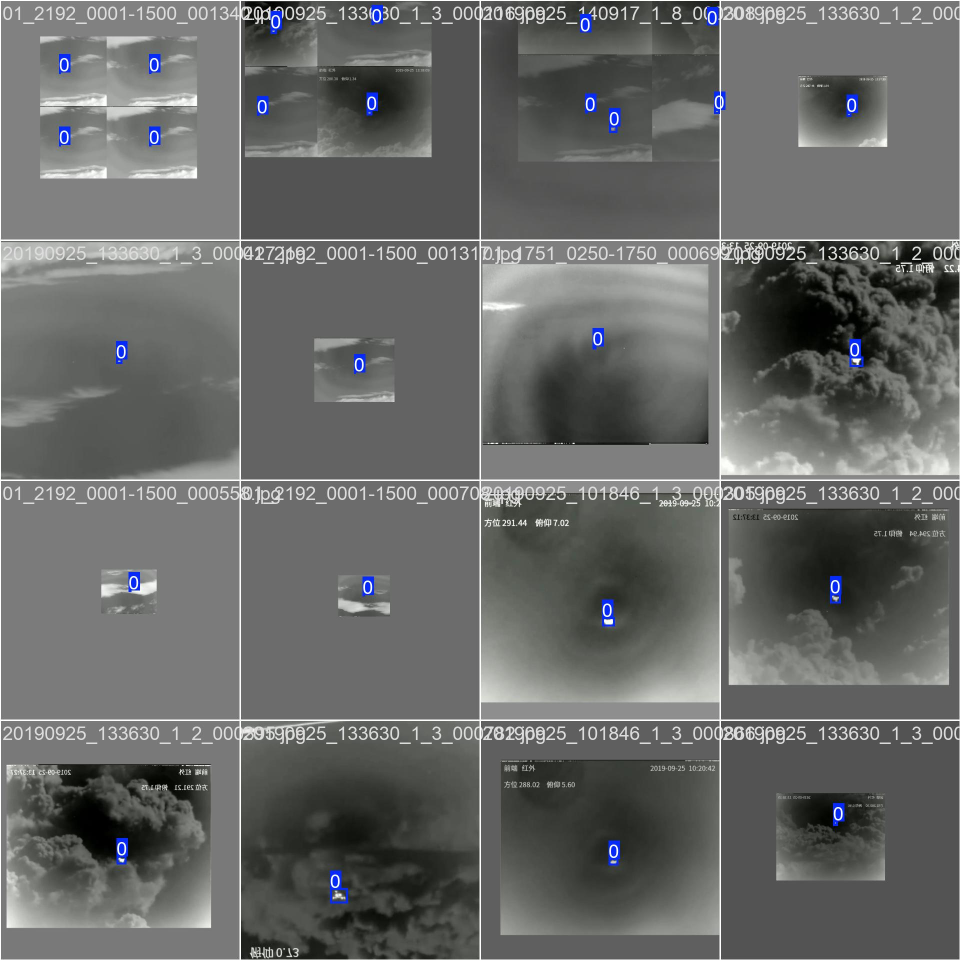
#> input picture small_target_detection/yolov8_small_aircraft/train_batch0.jpg, 1920 x 1920 px, given in place of 10s_24s_short.mp4, which was not available (shown at 1/2 size)
$ python yolov11x+kalman.py   (older library calls are emulated)
#> lines starting #> are read from the running program, lines starting #| are printed output that depends on the picture; pictures that were not available may be replaced by others from this repository, and a replacement may not be noted
#!/usr/bin/env python3
"""

复杂云层背景干扰下的红外小目标时空关联检测与跟踪.
================================================

#需求描述：目前要做一个复杂云背景干扰下检测红外小目标的项目，该项目需要输入mp4格式的灰度图像视频，视频里面有着比较复杂的动态云层背景，
#红外小目标呈现亮白色的圆形，形状紧凑稳定，在云层画面里从右向左运动，而大多数云层形状的边界相对模糊散乱，
#亮暗不均。拟提出一种复杂云层背景干扰下时空关联的红外小目标检测方法，首先在单帧静态目标检测研究方法上，调用yolov11，
#引入无跨步卷积层和P2小目标检测头，解决小目标检测细粒度信息丢失问题，提高小目标检测能力；然后，在动态轨迹预测方法上，引入卡尔曼滤波算法实现红外小目标轨迹预测；
#最后将单帧静态目标检测方法和基于卡尔曼滤波的动态轨迹预测关联，实现当低慢小目标检测信息丢失时，依据置信度判别切换动态轨迹预测方法持续获取目标位置，
#实现同一序列中对目标的帧间信息对齐，完成帧间信息的交互，在时间维度上建立关联。根据以上原理，请采用opencv计算机视觉库和pytorch框架实现算法，输入视频路径、
#输出等全部写到代码内，不要在终端单独输入，代码注释采用中文，详细描述使用了哪些算法，参数是如何设置的，解释越详细越好

本脚本实现一个“单帧静态检测（改进YOLOv11） + 动态轨迹预测（卡尔曼滤波） + 置信度切换”的完整流水线，
用于从右向左运动、亮白色、形状紧凑稳定的红外小目标，在复杂动态云层背景中进行鲁棒检测与持续跟踪。

核心思想概述（与参数说明）
--------------------------
1) **单帧静态检测：改进YOLOv11（P2小目标检测头 + 无跨步卷积层）**
   - 通过在YOLOv11中**增加P2检测头**（接收更高分辨率的特征图）提升细粒度小目标的可分辨性；
   - 在干扰较强的场景中，在主干网络前端**替换/移除跨步(Stride=2)的卷积**，以**无跨步卷积层**（Stride=1 + 膨胀卷积/堆叠）保留更多高频细节，降低小目标信息的早期损失；
   - 推理阶段本脚本直接**加载你训练好的权重**（假设已按上面结构训练得到），无需再给出YAML。
   - 若暂时没有权重，脚本带有**传统小目标增强 + 几何约束**的检测回退方案（见 `classical_detect()`）。

   ★ 推理关键阈值（可调）：
   - `YOLO_CONF_THR`：YOLO置信度阈值（默认 0.20）。
   - `YOLO_IOU_THR` ：YOLO NMS的IoU阈值（默认 0.45）。

2) **动态轨迹预测：恒速模型卡尔曼滤波（CV-2D）**
   - 状态向量 x = [cx, cy, vx, vy]^T（目标中心位置与速度）；
   - 观测为 z = [cx, cy]^T（来自检测框中心）；
   - 采用帧率推导的Δt构造状态转移矩阵F与过程噪声Q，观测噪声R按像素尺度设定；
   - 内置**方向先验**：红外小目标主要“从右向左”运动，若检测到的候选与该先验不符，会进行打分惩罚。

   ★ 关键参数（可按视频帧率/目标速度微调）：
   - `PROC_NOISE_POS` / `PROC_NOISE_VEL`：过程噪声（位置/速度），默认(1.0, 5.0)。
   - `MEAS_NOISE_POS`：观测噪声（像素），默认3.0。

3) **置信度切换与帧间信息对齐**
   - 当单帧检测低于阈值或丢失时，以卡尔曼预测值维持目标位置，**持续输出**，避免轨迹断裂；
   - 设置“允许预测的最大连续帧数”`MAX_COAST`（默认30帧），超出后若仍无检测则判定目标消失；
   - 在检测重新出现且与预测**IoU/门限距离**匹配时，自动与当前轨迹**对齐并纠正**，实现帧间关联。

4) **输入/输出在代码内固定**（不通过命令行传参）：
   - `INPUT_VIDEO`   ：输入mp4灰度视频路径；
   - `OUTPUT_VIDEO`  ：带叠加可视化的输出视频；
   - `OUTPUT_CSV`    ：逐帧输出的轨迹表（帧号、时间戳、状态、置信度等）；
   - `YOLO_WEIGHTS`  ：你的改进YOLOv11训练权重（.pt）。

5) **先验与几何/外观约束**（用于削弱云层伪影）：
   - 小目标**近圆形**：使用**圆度(circularity)**与**紧致度**约束过滤非目标；
   - **小面积**：面积范围限制（随画面尺寸自动计算）；
   - **亮于局部背景**：基于Top-hat/LoG增强的响应掩膜进行一致性校验；
   - **方向先验**：从右向左（vx<0）更可信。

依赖（建议）
------------
- Python ≥ 3.8
- OpenCV ≥ 4.6
- PyTorch ≥ 1.13
- ultralytics（YOLOv11）：用于加载你训练好的改进YOLOv11权重

你可以直接运行本脚本。若运行环境缺ultralytics或权重文件缺失，会自动退化为“传统增强+检测”模式。

【训练结构参考（仅供说明，推理阶段无需）】
-------------------------------------------
# 训练时可使用类似下述YAML思路（示意）：
# - 在stem/early stage避免stride=2，改为stride=1并增加膨胀卷积或堆叠保持感受野；
# - 在head中额外添加P2分支（stride=4对应的高分辨率特征），适合小目标；
# backbone:
#   - Conv(c=..., s=1)  # 无跨步
#   - ...
# head:
#   - Detect(P2, P3, P4, P5)
# 注：具体实现以你的训练代码/框架为准。

"""

import csv
import math
import os
from collections import deque
from dataclasses import dataclass

import cv2
import numpy as np

# ------------------------- 可选：尝试导入YOLOv11x（若失败则回退传统检测） -------------------------
HAVE_ULTRALYTICS = False
try:
    from ultralytics import YOLO  # pip install ultralytics

    HAVE_ULTRALYTICS = True
except Exception as e:
    print("[WARN] 未检测到ultralytics库，YOLOv8推理将被禁用，改用传统检测回退：", e)

# ================================ 用户需按需修改的路径 ================================
# INPUT_VIDEO = "complex-background.mp4"                 # 输入灰度视频路径（mp4）
INPUT_VIDEO = "video/10s_24s_short.mp4"  # 输入灰度视频路径（mp4）
OUTPUT_VIDEO = "runs/complex.mp4"  # 输出可视化视频
OUTPUT_CSV = "runs/complex.csv"  # 输出轨迹CSV
YOLO_WEIGHTS = "otherplan/yolo11x.pt"  # 你的改进YOLOv8权重（已含P2/无跨步）

# 若你的YOLO权重还未就绪，也可以先用传统回退模式跑通流程。

# ================================ 可调参数（检测/跟踪） ================================
YOLO_CONF_THR = 0.15  # YOLO最小置信度
YOLO_IOU_THR = 0.45  # YOLO NMS IoU阈值
YOLO_IMG_SIZE = 640  # YOLO推理分辨率（会自动按需缩放）

# 传统增强与几何约束参数（仅在回退/辅助过滤时使用）
TOPHAT_KSIZE = 6  # 顶帽（强调亮小点），奇数
LOG_GAUSS_SIGMA = 1.2  # LoG中的高斯sigma
BINARY_PRC = 98  # 二值化的分位阈值（0-100），越高越严格
MIN_AREA_RATIO = 1e-6  # 最小面积（相对帧面积）
MAX_AREA_RATIO = 2e-4  # 最大面积（相对帧面积）
MIN_CIRCULARITY = 0.55  # 圆度阈值（4πA/P^2），越接近1越圆
ASPECT_TOL = 0.6  # 宽高比容忍（min(w,h)/max(w,h) ≥ 该值）

# 卡尔曼与切换参数
MAX_COAST = 30  # 允许纯预测的最大连续帧数（避免长期漂移）
PROC_NOISE_POS = 1.0  # 过程噪声-位置（像素）
PROC_NOISE_VEL = 5.0  # 过程噪声-速度（像素/帧）
MEAS_NOISE_POS = 3.0  # 观测噪声-位置（像素）
GATE_DIST_PX = 50.0  # 观测-预测的门控距离（像素）
DIR_PRIOR_GAIN = 0.6  # 方向先验增益（从右向左更优，分数×>1；反向则×<1）

# 可视化参数
TRACE_LEN = 100  # 轨迹可视长度
FONT = cv2.FONT_HERSHEY_SIMPLEX

# --------------------------------- 工具函数 ---------------------------------


def ensure_dir(path: str):
    os.makedirs(os.path.dirname(path), exist_ok=True)


def normalize(img: np.ndarray) -> np.ndarray:
    """把图像线性归一到[0,255]的uint8。."""
    img = img.astype(np.float32)
    mn, mx = float(img.min()), float(img.max())
    if mx - mn < 1e-6:
        return np.zeros_like(img, dtype=np.uint8)
    out = (img - mn) / (mx - mn) * 255.0
    return out.clip(0, 255).astype(np.uint8)


def enhance_small_targets(gray: np.ndarray) -> np.ndarray:
    """小目标增强：Top-hat + LoG + 局部对比，返回增强图（uint8）。."""
    # Top-hat：突出亮小结构
    k = cv2.getStructuringElement(cv2.MORPH_ELLIPSE, (TOPHAT_KSIZE, TOPHAT_KSIZE))
    toph = cv2.morphologyEx(gray, cv2.MORPH_TOPHAT, k)

    # LoG：高斯平滑后取拉普拉斯，突出局部极值
    blur = cv2.GaussianBlur(gray, (0, 0), LOG_GAUSS_SIGMA)
    log_ = cv2.Laplacian(blur, cv2.CV_32F, ksize=3)
    log_pos = np.maximum(log_, 0.0)

    # 局部对比：原图 - 大尺度模糊（类似白顶帽）
    bg = cv2.GaussianBlur(gray, (0, 0), 5.0)
    local_contrast = cv2.subtract(gray, bg)

    score = 0.5 * normalize(toph) + 0.3 * normalize(log_pos) + 0.2 * normalize(local_contrast)
    return normalize(score)


def classical_detect(gray: np.ndarray, frame_shape) -> list:
    """传统回退检测：返回候选框列表[(x1,y1,x2,y2,score), ...]。 仅在无YOLO或权重缺失时启用，或作为YOLO输出的几何一致性过滤参考。."""
    H, W = frame_shape[:2]
    enh = enhance_small_targets(gray)
    # 高分像素阈值
    thr_val = np.percentile(enh, BINARY_PRC)
    _, bin_ = cv2.threshold(enh, thr_val, 255, cv2.THRESH_BINARY)

    # 连通域/轮廓
    cnts, _ = cv2.findContours(bin_, cv2.RETR_EXTERNAL, cv2.CHAIN_APPROX_SIMPLE)

    areas = []
    boxes = []
    min_area = int(MIN_AREA_RATIO * W * H)
    max_area = int(MAX_AREA_RATIO * W * H)

    for c in cnts:
        area = cv2.contourArea(c)
        if area < max(1, min_area) or area > max_area:
            continue
        x, y, w, h = cv2.boundingRect(c)
        perim = cv2.arcLength(c, True)
        circularity = 0.0 if perim <= 1e-3 else 4.0 * math.pi * area / (perim * perim)
        if circularity < MIN_CIRCULARITY:
            continue
        aspect = min(w, h) / max(w, h)
        if aspect < ASPECT_TOL:
            continue
        # 以增强图的均值作为得分
        patch = enh[y : y + h, x : x + w]
        score = float(patch.mean())
        boxes.append((x, y, x + w, y + h, score))
        areas.append(area)

    # 根据得分排序
    boxes.sort(key=lambda b: b[4], reverse=True)
    return boxes


@dataclass
class Detection:
    x1: int
    y1: int
    x2: int
    y2: int
    conf: float
    source: str  # 'yolo' or 'classical'

    @property
    def cx(self):
        return 0.5 * (self.x1 + self.x2)

    @property
    def cy(self):
        return 0.5 * (self.y1 + self.y2)

    @property
    def area(self):
        return max(0, (self.x2 - self.x1)) * max(0, (self.y2 - self.y1))


class KalmanCV2D:
    """2D恒速模型卡尔曼滤波器：x=[cx, cy, vx, vy]^T."""

    def __init__(self, dt: float, proc_pos=PROC_NOISE_POS, proc_vel=PROC_NOISE_VEL, meas_pos=MEAS_NOISE_POS):
        self.dt = dt
        self.F = np.array([[1, 0, dt, 0], [0, 1, 0, dt], [0, 0, 1, 0], [0, 0, 0, 1]], dtype=np.float32)
        q = np.array([proc_pos, proc_pos, proc_vel, proc_vel], dtype=np.float32)
        self.Q = np.diag(q * q)  # 过程噪声协方差
        r = np.array([meas_pos, meas_pos], dtype=np.float32)
        self.R = np.diag(r * r)  # 观测噪声
        self.H = np.array([[1, 0, 0, 0], [0, 1, 0, 0]], dtype=np.float32)
        self.x = None  # 状态
        self.P = None  # 协方差

    def init(self, cx, cy, init_vel=(-5.0, 0.0)):
        # 初速度给一个向左的小负值以融入方向先验
        vx, vy = init_vel
        self.x = np.array([cx, cy, vx, vy], dtype=np.float32)
        self.P = np.eye(4, dtype=np.float32) * 100.0

    def predict(self):
        if self.x is None:
            return None
        self.x = self.F @ self.x
        self.P = self.F @ self.P @ self.F.T + self.Q
        return self.x.copy()

    def update(self, zcx, zcy):
        if self.x is None:
            self.init(zcx, zcy)
        z = np.array([zcx, zcy], dtype=np.float32)
        y = z - (self.H @ self.x)  # 创新
        S = self.H @ self.P @ self.H.T + self.R
        K = self.P @ self.H.T @ np.linalg.inv(S)
        self.x = self.x + K @ y
        I = np.eye(4, dtype=np.float32)
        self.P = (I - K @ self.H) @ self.P
        return self.x.copy()

    @property
    def state(self):
        return None if self.x is None else self.x.copy()


class IRSmallTargetTracker:
    def __init__(self, cap, writer, csv_writer, yolo_model=None):
        self.cap = cap
        self.writer = writer
        self.csv_writer = csv_writer
        self.model = yolo_model
        self.kf = None
        self.last_det = None
        self.miss_cnt = 0
        self.trace = deque(maxlen=TRACE_LEN)
        self.fps = cap.get(cv2.CAP_PROP_FPS) or 25.0
        self.dt = 1.0 / max(1e-6, self.fps)
        self.frame_idx = 0

    def direction_score(self, prev_cx, new_cx):
        """方向先验得分：从右到左更高分（<1 惩罚，>1 奖励）。."""
        if prev_cx is None:
            return 1.0
        dx = new_cx - prev_cx
        # 期望 dx<0；若dx>=0则降低得分
        return 1.0 + (0.3 if dx < 0 else -0.3) * DIR_PRIOR_GAIN

    def pick_detection(self, frame_bgr, gray, prev_cx):
        H, W = gray.shape
        cands = []

        # YOLO候选
        if self.model is not None:
            res = self.model.predict(
                frame_bgr, conf=YOLO_CONF_THR, iou=YOLO_IOU_THR, imgsz=YOLO_IMG_SIZE, verbose=False
            )[0]
            for b in res.boxes:
                x1, y1, x2, y2 = b.xyxy[0].cpu().numpy().tolist()
                conf = float(b.conf[0].cpu().numpy())
                # 几何与先验过滤
                w, h = x2 - x1, y2 - y1
                if w <= 0 or h <= 0:
                    continue
                aspect = min(w, h) / max(w, h)
                if aspect < ASPECT_TOL:
                    continue
                area = w * h
                if area < MIN_AREA_RATIO * W * H or area > MAX_AREA_RATIO * W * H:
                    continue
                ds = self.direction_score(prev_cx, 0.5 * (x1 + x2))
                adj_conf = conf * ds
                cands.append(Detection(int(x1), int(y1), int(x2), int(y2), adj_conf, "yolo"))

        # 传统候选（作为回退或补充）
        if len(cands) == 0:
            boxes = classical_detect(gray, gray.shape)
            for x1, y1, x2, y2, score in boxes:
                ds = self.direction_score(prev_cx, 0.5 * (x1 + x2))
                adj_conf = float(score / 255.0) * ds
                cands.append(Detection(x1, y1, x2, y2, adj_conf, "classical"))

        # 取最高得分
        if len(cands) == 0:
            return None
        cands.sort(key=lambda d: d.conf, reverse=True)
        return cands[0]

    def step(self, frame_bgr):
        vis = frame_bgr.copy()
        gray = cv2.cvtColor(frame_bgr, cv2.COLOR_BGR2GRAY)
        _H, _W = gray.shape

        prev_cx = self.last_det.cx if self.last_det is not None else None
        det = self.pick_detection(frame_bgr, gray, prev_cx)

        mode = "predict"
        used_det = False
        if det is not None:
            # 若已有KF，用门控距离限制观测更新
            if self.kf is not None and self.kf.state is not None:
                px, py, vx, vy = self.kf.state
                dist = math.hypot(det.cx - px, det.cy - py)
                if dist <= GATE_DIST_PX or self.miss_cnt >= 3:
                    self.kf.update(det.cx, det.cy)
                    mode = "detect"
                    used_det = True
                    self.miss_cnt = 0
                else:
                    # 检测与预测不一致，先只预测一帧
                    self.kf.predict()
                    self.miss_cnt += 1
            else:
                # 初始化KF
                self.kf = KalmanCV2D(self.dt)
                self.kf.init(det.cx, det.cy)
                mode = "detect"
                used_det = True
                self.miss_cnt = 0
        else:
            # 没有检测，纯预测
            if self.kf is not None:
                self.kf.predict()
                self.miss_cnt += 1
            else:
                # 仍无KF，无法输出
                self.miss_cnt += 1

        # 若使用了检测但尚未预测一步，可补一次预测以输出更平滑的位置（可选）
        if self.kf is not None and used_det:
            # 先更新后预测，给出下一时刻更平滑的位置用于绘制
            self.kf.predict()

        # 可视化与记录
        draw_cx, draw_cy = None, None
        conf = det.conf if det is not None else 0.0
        src = det.source if det is not None else "none"

        if self.kf is not None and self.kf.state is not None:
            cx, cy, _vx, _vy = self.kf.state
            draw_cx, draw_cy = int(cx), int(cy)
            self.trace.append((draw_cx, draw_cy))

        # 绘制检测框
        if det is not None:
            color = (0, 255, 0) if mode == "detect" and used_det else (0, 180, 255)
            cv2.rectangle(vis, (det.x1, det.y1), (det.x2, det.y2), color, 2)
            cv2.putText(vis, f"{src}: conf={conf:.2f}", (det.x1, max(0, det.y1 - 6)), FONT, 0.5, color, 1, cv2.LINE_AA)

        # 绘制预测中心与轨迹
        if draw_cx is not None:
            cv2.circle(vis, (draw_cx, draw_cy), 4, (0, 0, 255), -1)
            cv2.putText(vis, f"{mode}", (draw_cx + 6, draw_cy - 6), FONT, 0.6, (0, 0, 255), 2, cv2.LINE_AA)
            # 轨迹线
            # for i in range(1, len(self.trace)):
            # cv2.line(vis, self.trace[i-1], self.trace[i], (0, 0, 255), 2)

        # 状态文字
        cv2.putText(vis, f"frame={self.frame_idx} miss={self.miss_cnt}", (10, 24), FONT, 0.7, (255, 255, 255), 2)

        # 输出到视频
        self.writer.write(vis)

        # 写CSV
        t = self.frame_idx / max(1e-6, self.fps)
        row = [
            self.frame_idx,
            f"{t:.3f}",
            mode,
            f"{conf:.3f}",
            src,
            int(det.cx) if det is not None else -1,
            int(det.cy) if det is not None else -1,
            int(draw_cx) if draw_cx is not None else -1,
            int(draw_cy) if draw_cy is not None else -1,
            self.miss_cnt,
        ]
        self.csv_writer.writerow(row)

        # 终止条件：长期丢失
        if self.miss_cnt > MAX_COAST:
            return False  # 停止

        self.last_det = det if used_det else self.last_det
        self.frame_idx += 1
        return True


def main():
    ensure_dir(OUTPUT_VIDEO)
    ensure_dir(OUTPUT_CSV)

    cap = cv2.VideoCapture(INPUT_VIDEO)
    if not cap.isOpened():
        print(f"[ERR] 无法打开输入视频：{INPUT_VIDEO}")
        return

    W = int(cap.get(cv2.CAP_PROP_FRAME_WIDTH))
    H = int(cap.get(cv2.CAP_PROP_FRAME_HEIGHT))
    fps = cap.get(cv2.CAP_PROP_FPS) or 25.0

    # 视频写出器
    fourcc = cv2.VideoWriter_fourcc(*"mp4v")
    writer = cv2.VideoWriter(OUTPUT_VIDEO, fourcc, fps, (W, H))

    # CSV写出器
    csv_f = open(OUTPUT_CSV, "w", newline="")
    csv_writer = csv.writer(csv_f)
    csv_writer.writerow(
        ["frame", "time_sec", "mode", "conf", "src", "det_cx", "det_cy", "pred_cx", "pred_cy", "miss_cnt"]
    )

    # 尝试加载YOLO
    yolo_model = None
    if HAVE_ULTRALYTICS and os.path.exists(YOLO_WEIGHTS):
        try:
            yolo_model = YOLO(YOLO_WEIGHTS)
            print(f"[INFO] 已加载YOLOv8权重：{YOLO_WEIGHTS}")
        except Exception as e:
            print("[WARN] YOLO权重加载失败，使用传统检测回退：", e)
    else:
        if not HAVE_ULTRALYTICS:
            print("[WARN] 未安装ultralytics，使用传统检测回退。")
        else:
            print(f"[WARN] 未找到权重文件：{YOLO_WEIGHTS}，使用传统检测回退。")

    tracker = IRSmallTargetTracker(cap, writer, csv_writer, yolo_model)

    print("[INFO] 开始处理...")
    while True:
        ret, frame = cap.read()
#> frame is the input picture: shape (1920, 1920, 3); mean B, G, R 103.5, 104.8, 103.5
        if not ret:
            break
        # 输入视频若为灰度单通道，cv2读出通常为BGR，这里保证为BGR
        if len(frame.shape) == 2 or frame.shape[2] == 1:
            frame = cv2.cvtColor(frame, cv2.COLOR_GRAY2BGR)
        ok = tracker.step(frame)
#> in enhance_small_targets, `toph = cv2.morphologyEx(gray, cv2.MORPH_TOPHAT, k)`:
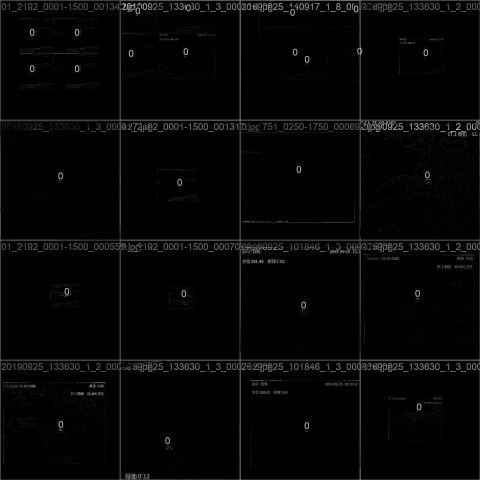
#> toph: shape (1920, 1920) (shown at 1/4 size); min 0, max 244, mean 5.3
#> in enhance_small_targets, `log_ = cv2.Laplacian(blur, cv2.CV_32F, ksize=3)`:
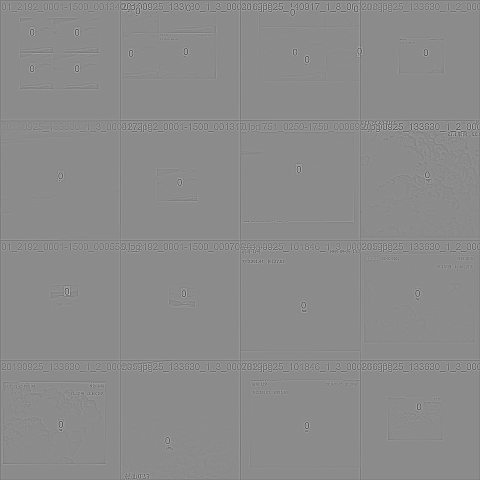
#> log_: shape (1920, 1920) float32 (shown at 1/4 size); min -306, max 254, mean -0.2; drawn with min black and max white
#> in enhance_small_targets, `log_pos = np.maximum(log_, 0.0)`:
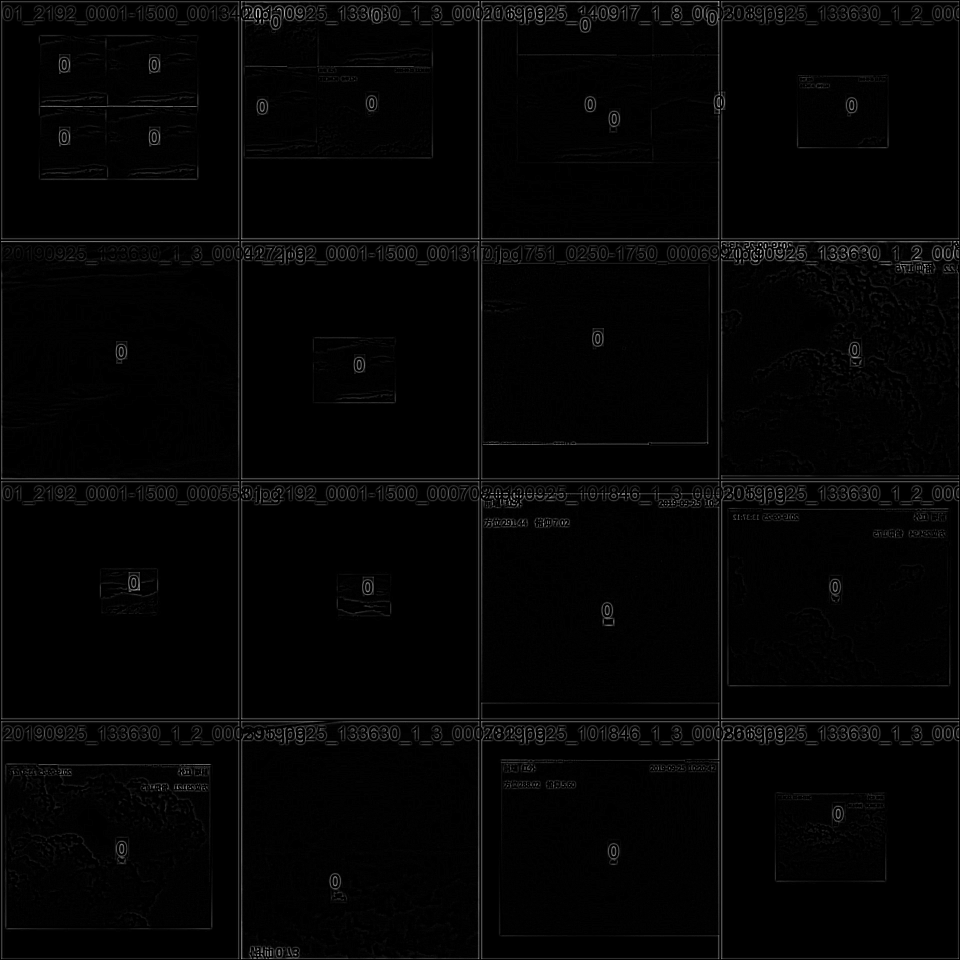
#> log_pos: shape (1920, 1920) float32 (shown at 1/2 size); min 0, max 254, mean 4.3
#> (the rest of the program and of its run is left out)
